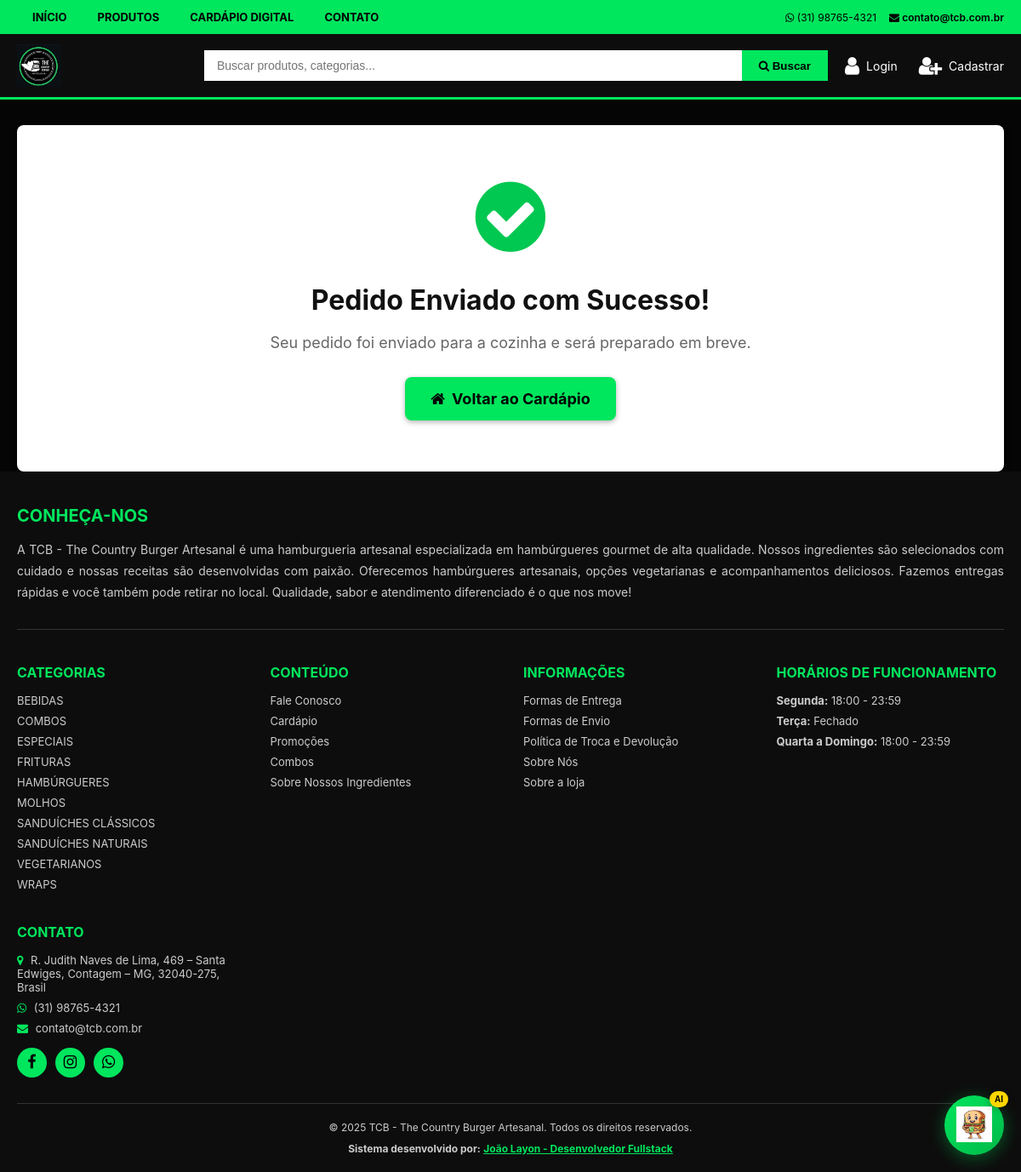
Page /cardapio/pedido-enviado on the committed database.
### app/models.py (models this page shows)
class Category(db.Model):
    id = db.Column(db.Integer, primary_key=True)
    name = db.Column(db.String(100), nullable=False, unique=True)
    description = db.Column(db.Text)
    image_url = db.Column(db.String(500))
    created_at = db.Column(db.DateTime, default=utcnow_brasilia)
    products = db.relationship('Product', backref='category', lazy=True)

### app/routes/digital_menu.py (the view)
@digital_menu_bp.route('/pedido-enviado')
def order_success():
    return render_template('digital_menu/order_success.html')

### app/models.py (called while the page is built)
    @staticmethod
    def get_setting(key, default=None):
        setting = StoreSettings.query.filter_by(setting_key=key).first()
        return setting.setting_value if setting else default

### app/templates/digital_menu/order_success.html (shortened to what this page needs)
{% extends "base.html" %}
{% block content %}
<div class="content_section" style="margin-top: 30px;">
    <div style="background: #fff; padding: 60px 40px; border-radius: 8px; box-shadow: 0 2px 10px rgba(0,0,0,0.1); text-align: center;">
        <i class="fa fa-check-circle" style="font-size: 96px; color: #00C851; margin-bottom: 30px;"></i>
        <h2 style="font-size: 32px; margin-bottom: 20px; color: #111;">Pedido Enviado com Sucesso!</h2>
        <p style="font-size: 18px; color: #666; margin-bottom: 30px;">
            Seu pedido foi enviado para a cozinha e será preparado em breve.
        </p>
        <a href="{{ url_for('digital_menu.index') }}" class="btn btn-primary" style="padding: 15px 30px; font-size: 18px;">
            <i class="fa fa-home"></i> Voltar ao Cardápio
        </a>
    </div>
</div>
{% endblock %}

### app/templates/base.html (shortened to what this page needs)
<!DOCTYPE html>
<html lang="pt-BR">
<head>
    <link rel="stylesheet" href="https://cdnjs.cloudflare.com/ajax/libs/font-awesome/4.7.0/css/font-awesome.min.css">
    <link rel="stylesheet" href="{{ url_for('static', filename='css/style.css') }}">
</head>
<body>
    <nav class="top_nav">
        <div class="top_nav_container">
            <ul class="top_nav_left">
                <li><a href="{{ url_for('main.index') }}">Início</a></li>
                <li><a href="{{ url_for('main.index') }}#produtos">Produtos</a></li>
                <li><a href="{{ url_for('digital_menu.index') }}">Cardápio Digital</a></li>
                <li><a href="#contato">Contato</a></li>
            </ul>
            <div class="top_nav_right">
                <span><i class="fa fa-whatsapp"></i> {{ store_settings.store_phone }}</span>
                <a href="mailto:{{ store_settings.store_email }}"><i class="fa fa-envelope"></i> {{ store_settings.store_email }}</a>
            </div>
        </div>
    </nav>
    <header class="header_main">
        <div class="header_main_container">
            <a href="{{ url_for('main.index') }}" class="logo">
                {% if store_settings.store_logo %}
                    <img src="{{ store_settings.store_logo }}" alt="{{ store_settings.store_name }}" style="height: 50px;">
                {% else %}
                    <h1 style="color: var(--color-red); font-size: 24px; font-weight: 700; margin: 0;">{{ store_settings.store_name }}</h1>
                {% endif %}
            </a>
            <form class="search-form" action="{{ url_for('main.search') }}" method="GET">
                <input type="text" name="q" class="search-input" placeholder="Buscar produtos, categorias..." value="{{ request.args.get('q', '') }}">
                <button type="submit" class="search-btn">
                    <i class="fa fa-search"></i> Buscar
                </button>
            </form>
            <div class="header_actions">
                {% if current_user.is_authenticated %}
                    {% if current_user.is_admin %}
                        <a href="{{ url_for('admin.dashboard') }}" class="header_action" style="color: #FFD700;">
                            <i class="fa fa-user-secret"></i>
                            <span>Admin</span>
                        </a>
                    {% endif %}
                    <a href="{{ url_for('cart.view_cart') }}" class="header_action">
                        <i class="fa fa-shopping-cart"></i>
                        <span>Carrinho</span>
                    </a>
                    <a href="{{ url_for('cart.my_orders') }}" class="header_action">
                        <i class="fa fa-list"></i>
                        <span>Pedidos</span>
                    </a>
                    <a href="{{ url_for('auth.change_password') }}" class="header_action">
                        <i class="fa fa-lock"></i>
                        <span>Senha</span>
                    </a>
                    <a href="{{ url_for('auth.logout') }}" class="header_action">
                        <i class="fa fa-sign-out"></i>
                        <span>Sair</span>
                    </a>
                {% else %}
                    <a href="{{ url_for('auth.login') }}" class="header_action">
                        <i class="fa fa-user"></i>
                        <span>Login</span>
                    </a>
                    <a href="{{ url_for('auth.register') }}" class="header_action">
                        <i class="fa fa-user-plus"></i>
                        <span>Cadastrar</span>
                    </a>
                {% endif %}
            </div>
        </div>
    </header>
    {% block content %}{% endblock %}
    <div id="aiChatWidget" class="ai-chat-widget">
        <button id="aiChatToggle" class="ai-chat-toggle" title="Assistente Virtual">
            <img src="{{ url_for('static', filename='images/sandwich_whatsapp_mascot.png') }}" alt="Assistente Virtual" class="ai-chat-icon">
            <span class="ai-chat-badge">AI</span>
        </button>
    </div>
    <footer class="footer">
        <div class="footer_container">
            <div class="footer_about">
                <h3>CONHEÇA-NOS</h3>
                <p>A {{ store_settings.store_name }} é uma hamburgueria artesanal especializada em hambúrgueres gourmet de alta qualidade. Nossos ingredientes são selecionados com cuidado e nossas receitas são desenvolvidas com paixão. Oferecemos hambúrgueres artesanais, opções vegetarianas e acompanhamentos deliciosos. Fazemos entregas rápidas e você também pode retirar no local. Qualidade, sabor e atendimento diferenciado é o que nos move!</p>
            </div>
            <div class="footer_grid">
                <div class="footer_column">
                    <h3>Categorias</h3>
                    <ul>
                        {% for category in categories %}
                        <li><a href="{{ url_for('main.category_products', category_id=category.id) }}">{{ category.name|upper }}</a></li>
                        {% endfor %}
                    </ul>
                </div>
                <div class="footer_column">
                    <h3>Conteúdo</h3>
                    <ul>
                        <li><a href="#contato">Fale Conosco</a></li>
                        <li><a href="{{ url_for('main.index') }}">Cardápio</a></li>
                        <li><a href="{{ url_for('main.index') }}#produtos">Promoções</a></li>
                        <li><a href="#">Combos</a></li>
                        <li><a href="#">Sobre Nossos Ingredientes</a></li>
                    </ul>
                </div>
                <div class="footer_column">
                    <h3>Informações</h3>
                    <ul>
                        <li><a href="#">Formas de Entrega</a></li>
                        <li><a href="#">Formas de Envio</a></li>
                        <li><a href="#">Política de Troca e Devolução</a></li>
                        <li><a href="#">Sobre Nós</a></li>
                        <li><a href="#">Sobre a loja</a></li>
                    </ul>
                </div>
                <div class="footer_column">
                    <h3>Horários de Funcionamento</h3>
                    <ul>
                        <li><strong>Segunda:</strong> {{ store_settings.opening_hours_monday }}</li>
                        <li><strong>Terça:</strong> {{ store_settings.opening_hours_tuesday }}</li>
                        <li><strong>Quarta a Domingo:</strong> {{ store_settings.opening_hours_wednesday }}</li>
                    </ul>
                </div>
                <div class="footer_column">
                    <h3>Contato</h3>
                    <ul>
                        <li><i class="fa fa-map-marker"></i> {{ store_settings.store_address }}</li>
                        <li><i class="fa fa-whatsapp"></i> {{ store_settings.store_phone }}</li>
                        <li><i class="fa fa-envelope"></i> {{ store_settings.store_email }}</li>
                    </ul>
                    <div class="footer_social">
                        <a href="#" title="Facebook"><i class="fa fa-facebook"></i></a>
                        <a href="#" title="Instagram"><i class="fa fa-instagram"></i></a>
                        <a href="https://wa.me/{{ store_settings.store_whatsapp }}" target="_blank" title="WhatsApp"><i class="fa fa-whatsapp"></i></a>
                    </div>
                </div>
            </div>
            <div class="footer_bottom">
                <p>&copy; 2025 {{ store_settings.store_name }}. Todos os direitos reservados.</p>
                <p style="margin-top: 10px;">
                    <strong>Sistema desenvolvido por:</strong>
                    <a href="https://dujao22.github.io/Apresentacao_Solucoes_Digitais-/" target="_blank" style="color: var(--color-red); font-weight: bold;">
                        João Layon - Desenvolvedor Fullstack
                    </a>
                </p>
            </div>
        </div>
    </footer>
</body>
</html>

### rows in the picture
Category: name "BEBIDAS"
Category: name "COMBOS"
Category: name "ESPECIAIS"
Category: name "FRITURAS"
Category: name "HAMBÚRGUERES"
Category: name "MOLHOS"
Category: name "SANDUÍCHES CLÁSSICOS"
Category: name "SANDUÍCHES NATURAIS"
Category: name "VEGETARIANOS"
Category: name "WRAPS"

### other values in the picture
{{ store_settings.store_phone }} "(31) 98765-4321"
{{ store_settings.store_email }} "contato@tcb.com.br"
{{ store_settings.store_name }} "TCB - The Country Burger Artesanal"
{{ store_settings.opening_hours_monday }} "18:00 - 23:59"
{{ store_settings.opening_hours_tuesday }} "Fechado"
{{ store_settings.opening_hours_wednesday }} "18:00 - 23:59"
{{ store_settings.store_address }} "R. Judith Naves de Lima, 469 – Santa Edwiges, Contagem – MG, 32040-275, Brasil"
